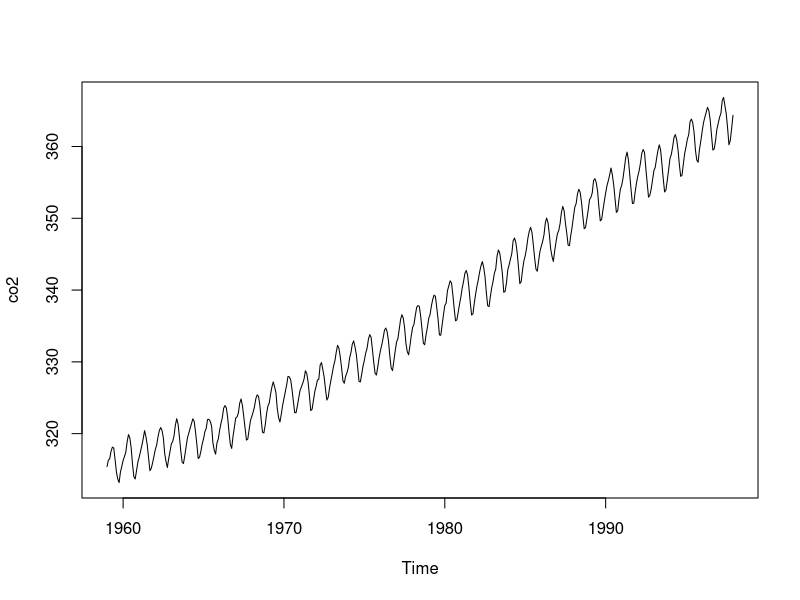
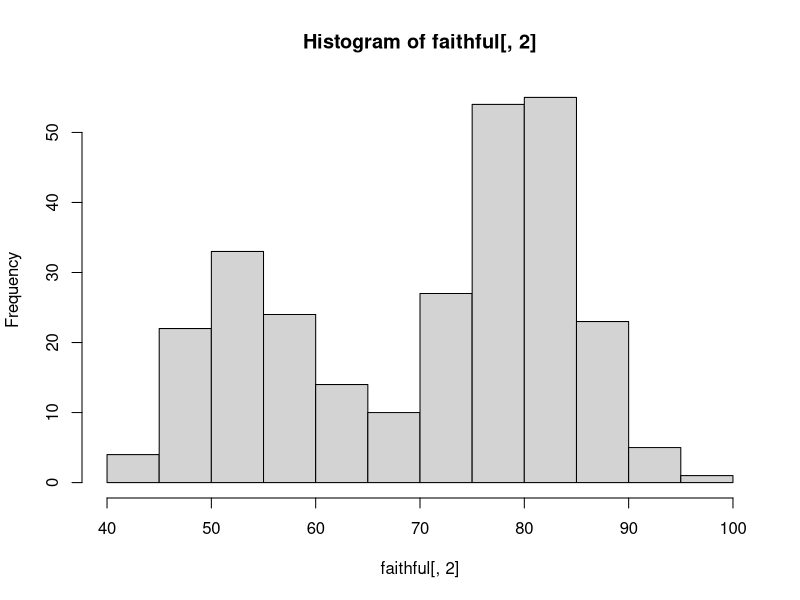
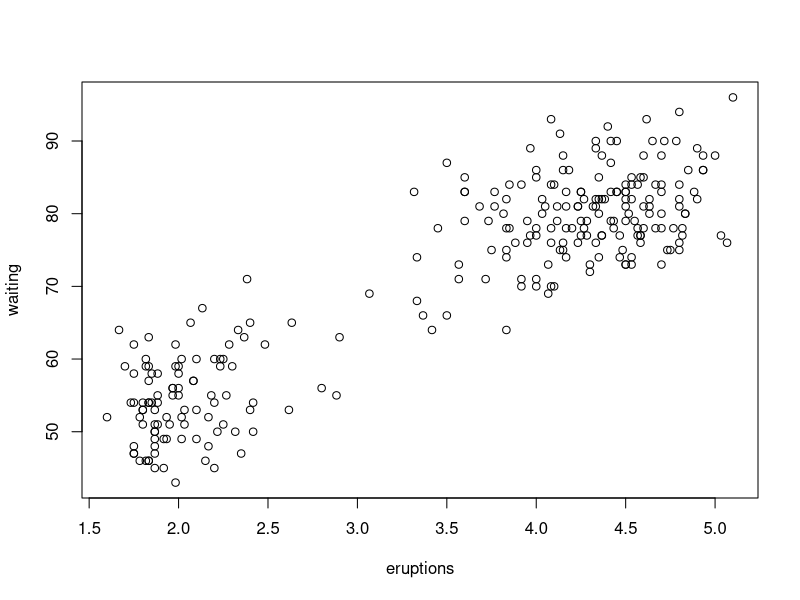
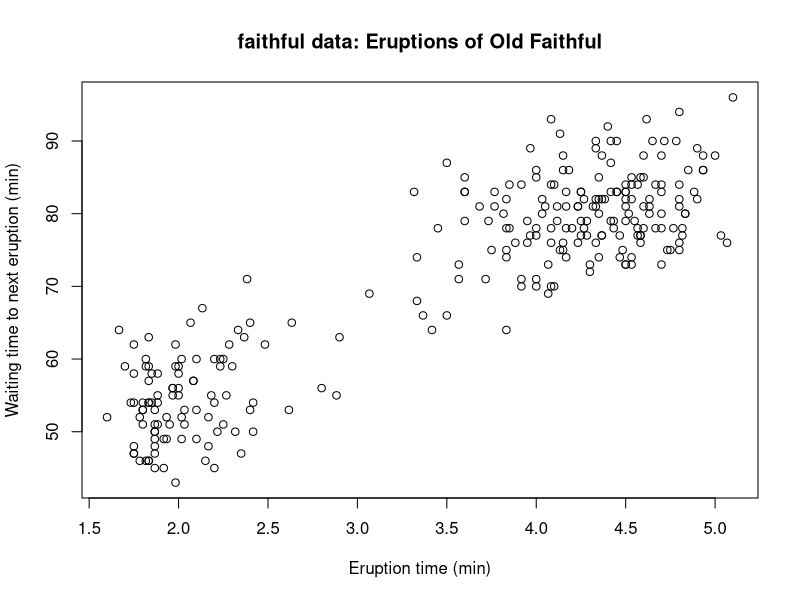
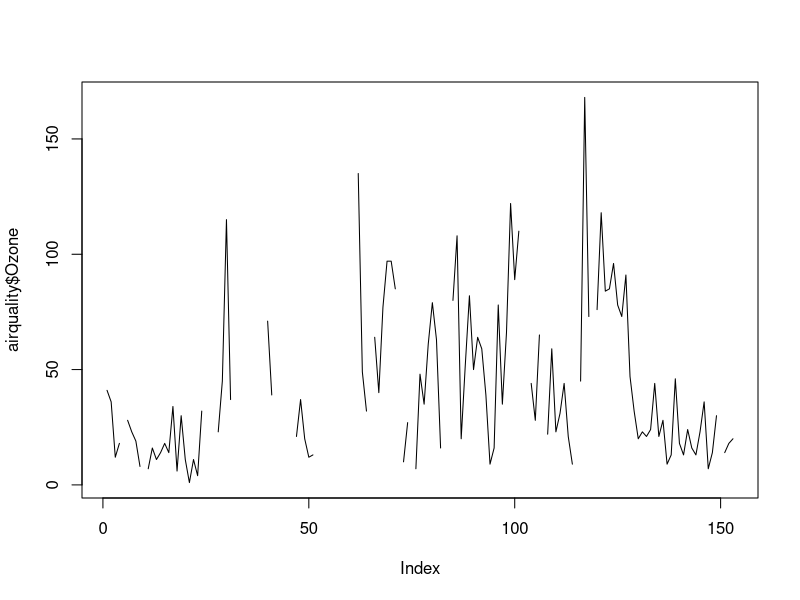
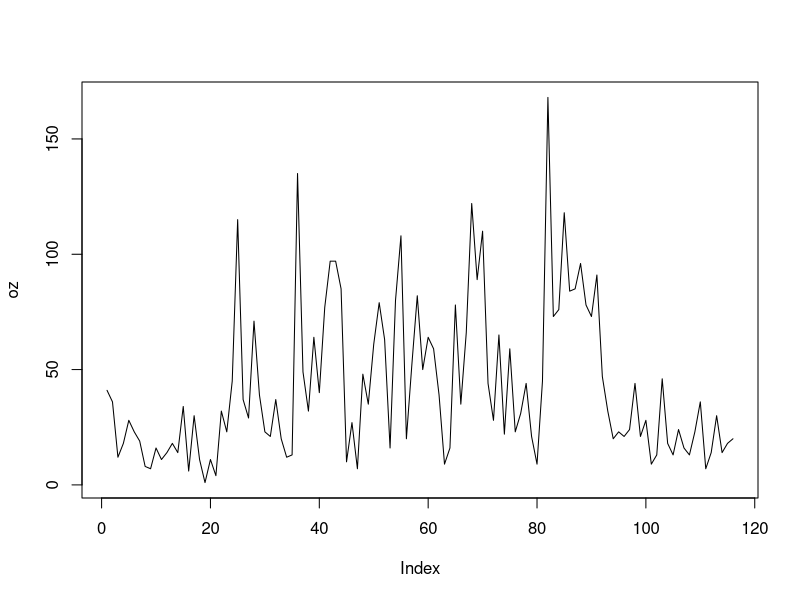
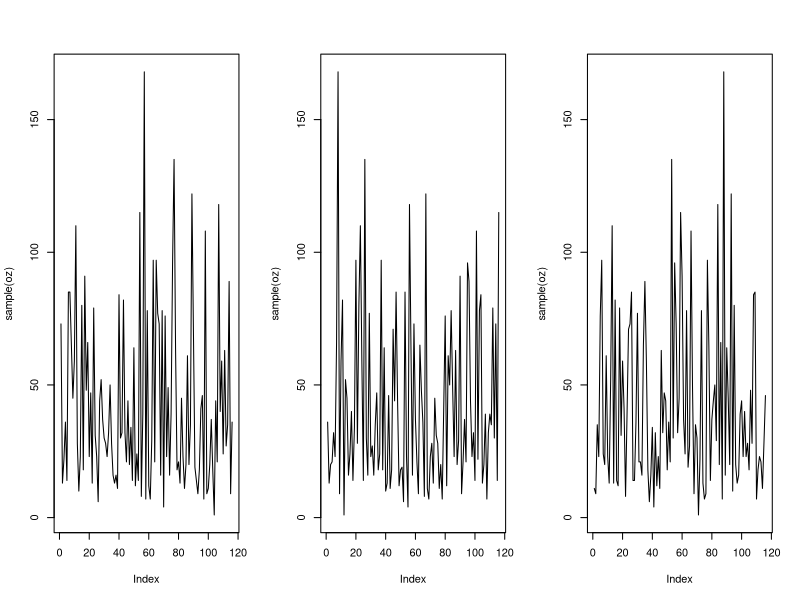
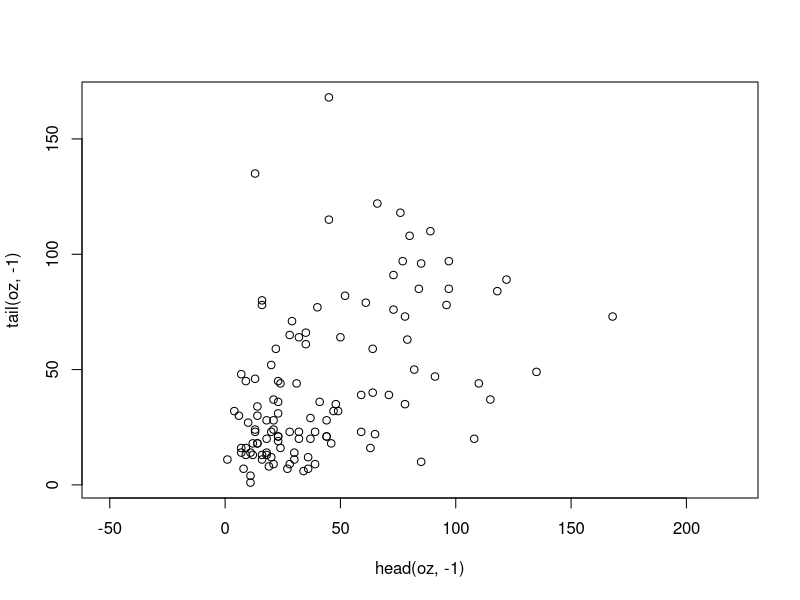

Reproduce these figures in R, in order.
## ---- chunk 1
knitr::opts_chunk$set(collapse = TRUE)
set.seed(1331) # make reproduction static
## ---- chunk 2
print(co2,digits=3)
plot(co2)
## ---- chunk 3
head(faithful)
## ---- chunk 4
time.mins <- cumsum(apply(faithful, 1, sum))
time.mins[1:10]
## ---- chunk 5
hist(faithful[,2])
plot(faithful)
## ---- chunk 6
plot(faithful[, -3], main = "faithful data: Eruptions of Old Faithful",
  xlab = "Eruption time (min)",
  ylab = "Waiting time to next eruption (min)")
## ---- chunk 7
plot(airquality$Ozone, type = 'l')
## ---- chunk 8
oz = na.omit(airquality$Ozone)
plot(oz, type = 'l')
## ---- chunk 9
par(mfrow = c(1,3))
plot(sample(oz), type = 'l')
plot(sample(oz), type = 'l')
plot(sample(oz), type = 'l')
par(mfrow = c(1,1))
## ---- chunk 10
cor(head(oz, -1), tail(oz, -1))
plot(head(oz, -1), tail(oz, -1), asp = 1)
## ---- chunk 11
corrs = sapply(1:1000, function(x) cor(head(sample(oz), -1), tail(sample(oz), -1)))
quantile(corrs, c(.025, .975))
## ---- chunk 12
acf(oz)
## ---- chunk 13
pacf(oz)
## ---- chunk 14
par(mfrow = c(1,3))
x = cumsum(rnorm(1000))
plot(x, type = 'l')
acf(x)
pacf(x)
par(mfrow = c(1,1))
## ---- chunk 15
acf(faithful$waiting) # $
## ---- chunk 16
par(mfrow = c(1,2))
x = sin(1:300/10)
plot(x, type = 'l')
acf(x, 100)
par(mfrow = c(1,1))
## ---- chunk 17
x = -100:200
y = 50 + 2.0 * x + 0.1 * x^2 + rnorm(301)*50
plot(x, y, type = 'l')
plot(x[-1], diff(y), type = 'l')
plot(x[-(1:2)], diff(diff(y)), type = 'l')
mean(diff(diff(y)))
## ---- chunk 18
library(forecast)
auto.arima(oz)
